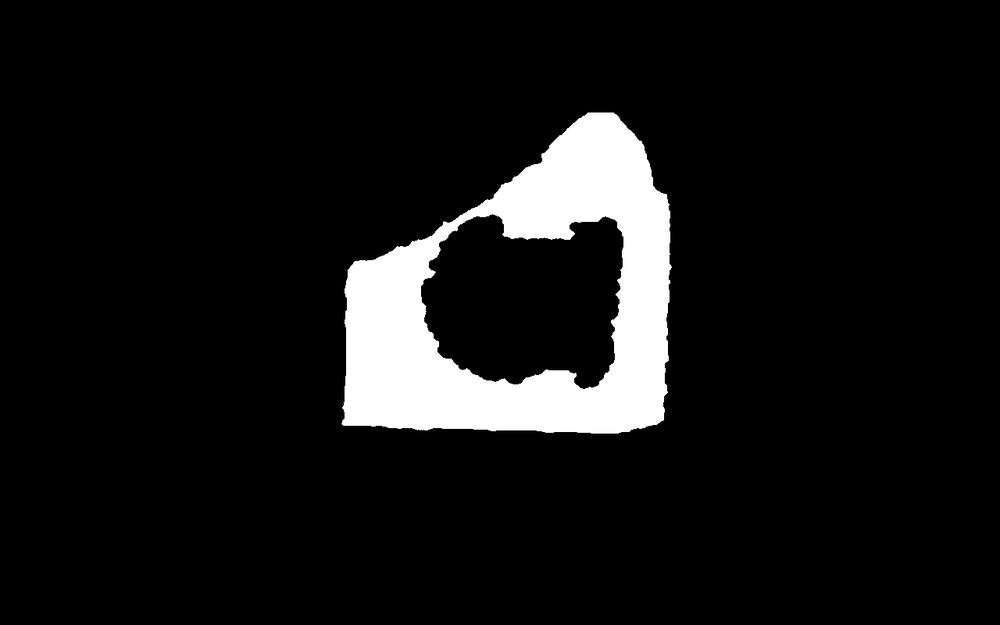
#> input picture archive/pending_cleanup/structured_light_samples/촬영_20260901_191740/00_Depth자동영역/01_확실한_물체_10mm_seed.png, 1000 x 625 px, shrunk from 1280 x 800 before the run
$ python select_training_regions.py --images '../archive/pending_cleanup/structured_light_samples/촬영_20260901_191740/00_Depth자동영역'
#> lines starting #> are read from the running program, lines starting #| are printed output that depends on the picture; after the words box and inside, x2 and y2 are one past the last pixel; in counts of white or black regions, pixels touching at a corner belong together
from __future__ import annotations

import argparse
import json
from datetime import datetime
from pathlib import Path

import cv2


PROJECT_ROOT = Path(__file__).resolve().parents[1]
IMAGE_EXTENSIONS = {".png", ".jpg", ".jpeg", ".bmp", ".tif", ".tiff"}
WINDOW_NAME = "Select normal training regions"


def resolve_path(path: Path) -> Path:
    if path.is_absolute():
        return path
    working_directory_path = Path.cwd() / path
    if working_directory_path.exists():
        return working_directory_path.resolve()
    return (PROJECT_ROOT / path).resolve()


def parse_arguments() -> argparse.Namespace:
    parser = argparse.ArgumentParser(
        description="이미지별 정상 학습 rectangular region 선택"
    )
    parser.add_argument("--images", nargs="+", type=Path, required=True)
    parser.add_argument("--output-root", type=Path, default=PROJECT_ROOT / "data" / "regions")
    parser.add_argument("--session", default=None, help="모든 JSON에 사용할 session 이름")
    return parser.parse_args()


def resolve_images(inputs: list[Path]) -> list[Path]:
    images: list[Path] = []
    for input_path in inputs:
        path = resolve_path(input_path)
        if path.is_dir():
            images.extend(
                candidate for candidate in sorted(path.rglob("*"))
                if candidate.is_file() and candidate.suffix.lower() in IMAGE_EXTENSIONS
            )
        elif path.is_file() and path.suffix.lower() in IMAGE_EXTENSIONS:
            images.append(path)
        else:
            raise FileNotFoundError(f"이미지가 없습니다: {input_path}")
    return list(dict.fromkeys(path.resolve() for path in images))


# [34 lines left out: functions normalize_rectangle, region_patch_positions, print_region_summary, not called in this run]


def select_regions(image_path: Path) -> list[dict[str, int]] | None:
    image = cv2.imread(str(image_path), cv2.IMREAD_COLOR)
#> image is the input picture: shape (625, 1000, 3); min 0, max 255, mean 20.7
    if image is None:
        raise RuntimeError(f"이미지를 읽지 못했습니다: {image_path}")

    regions: list[dict[str, int]] = []
    state: dict[str, object] = {"start": None, "current": None, "drawing": False}

    # [13 lines left out: function on_mouse, not called in this run]

    cv2.namedWindow(WINDOW_NAME, cv2.WINDOW_NORMAL)
    cv2.setMouseCallback(WINDOW_NAME, on_mouse)
    while True:
        display = image.copy()
        for index, region in enumerate(regions, start=1):
            cv2.rectangle(display, (region["x1"], region["y1"]), (region["x2"], region["y2"]), (0, 255, 0), 2)
            cv2.putText(display, str(index), (region["x1"] + 5, region["y1"] + 22), cv2.FONT_HERSHEY_SIMPLEX, 0.7, (0, 255, 0), 2)
        if state["drawing"]:
            start = state["start"]
            current = state["current"]
            cv2.rectangle(display, start, current, (0, 255, 255), 2)
        cv2.putText(display, "Drag=add  U=undo  S=save/next  K=skip  ESC=exit", (15, 30), cv2.FONT_HERSHEY_SIMPLEX, 0.65, (255, 255, 255), 2)
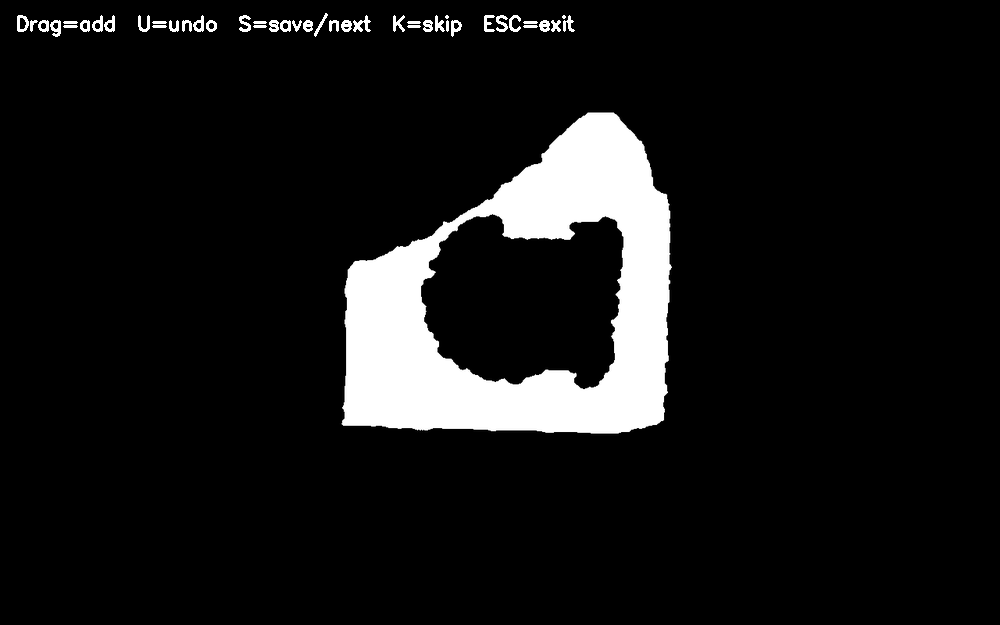
#> display: shape (625, 1000, 3); 0.53% of pixels changed, all inside (x1, y1, x2, y2) = (17, 13, 575, 37)
        cv2.imshow(WINDOW_NAME, display)
        key = cv2.waitKey(20) & 0xFF
#> (key Esc is pressed here)
        if key == 27:
            cv2.destroyAllWindows()
            return None
        if key in (ord("u"), ord("U")) and regions:
            regions.pop()
        elif key in (ord("s"), ord("S")):
            cv2.destroyWindow(WINDOW_NAME)
            return regions
        elif key in (ord("k"), ord("K")):
            cv2.destroyWindow(WINDOW_NAME)
            return []


def main() -> None:
    args = parse_arguments()
    output_root = resolve_path(args.output_root)
    images = resolve_images(args.images)
    for image_path in images:
        regions = select_regions(image_path)
        if regions is None:
            break
        print(f"{image_path}: selected regions={len(regions)}")
        print_region_summary(regions)
        session = args.session or image_path.parent.name
        output_path = output_root / session / f"{image_path.stem}.json"
        output_path.parent.mkdir(parents=True, exist_ok=True)
        try:
            stored_path = image_path.relative_to(PROJECT_ROOT).as_posix()
        except ValueError:
            stored_path = str(image_path)
        output_path.write_text(
            json.dumps({"image_path": stored_path, "regions": regions, "created_at": datetime.now().isoformat(timespec="seconds")}, indent=4),
            encoding="utf-8",
        )
        print(f"saved: {output_path} ({len(regions)} regions)")


if __name__ == "__main__":
    main()

$ run again, on archive/pending_cleanup/structured_light_samples/촬영_20260901_191740/00_Depth자동영역/03_Depth_물체픽셀_확인용.png
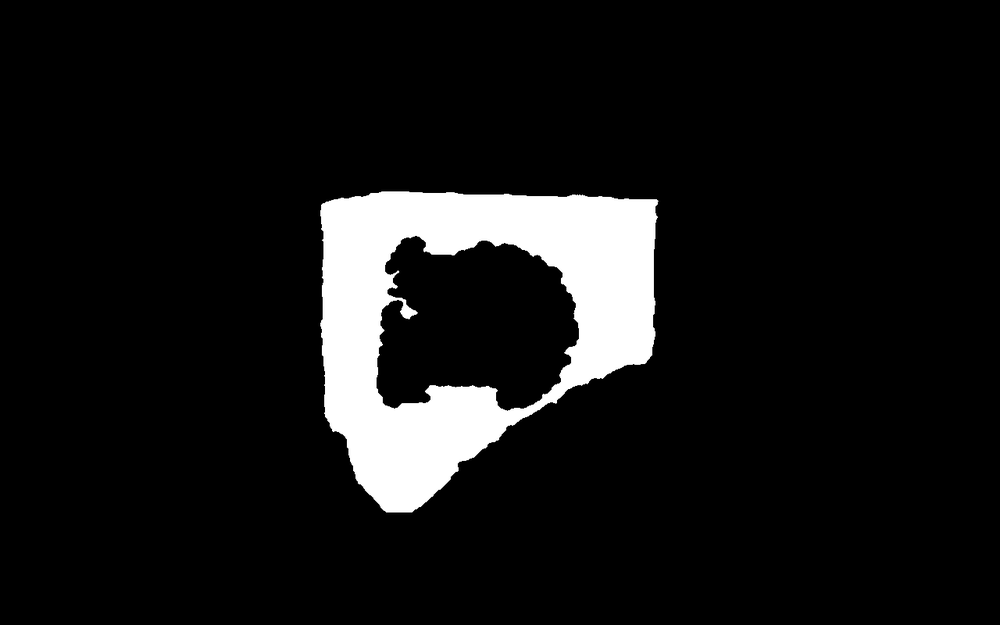
#> input picture archive/pending_cleanup/structured_light_samples/촬영_20260901_191740/00_Depth자동영역/03_Depth_물체픽셀_확인용.png, 1000 x 625 px, shrunk from 1280 x 800 before the run
#> in select_regions, image is the input picture: shape (625, 1000, 3); min 0, max 255, mean 21.7
#> in select_regions, `cv2.putText(display, "Drag=add  U=undo  S=save/next  K=skip  ESC=exit"..`:
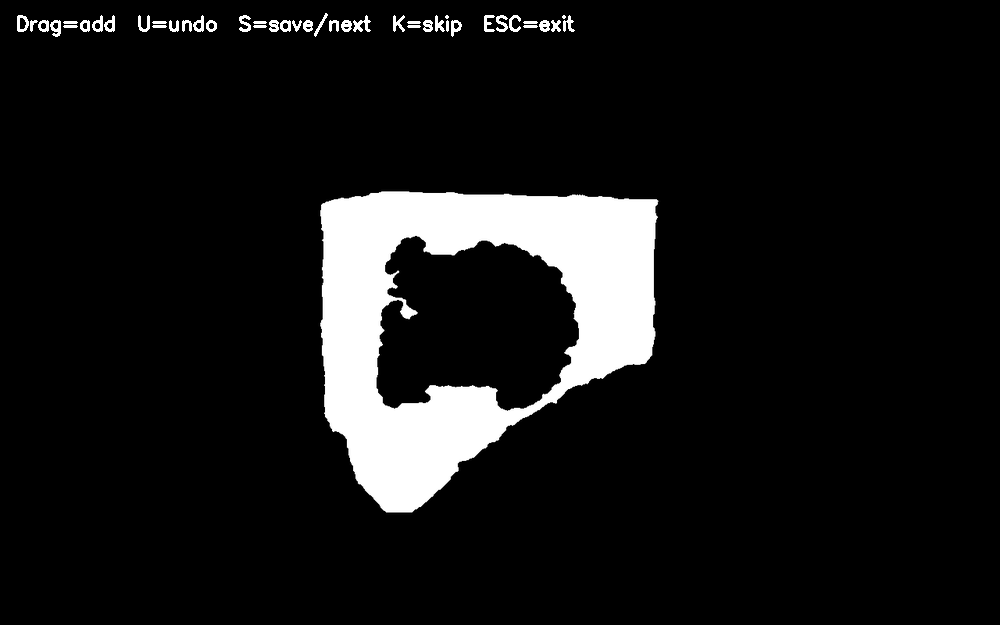
#> display: shape (625, 1000, 3); 0.53% of pixels changed, all inside (x1, y1, x2, y2) = (17, 13, 575, 37)
